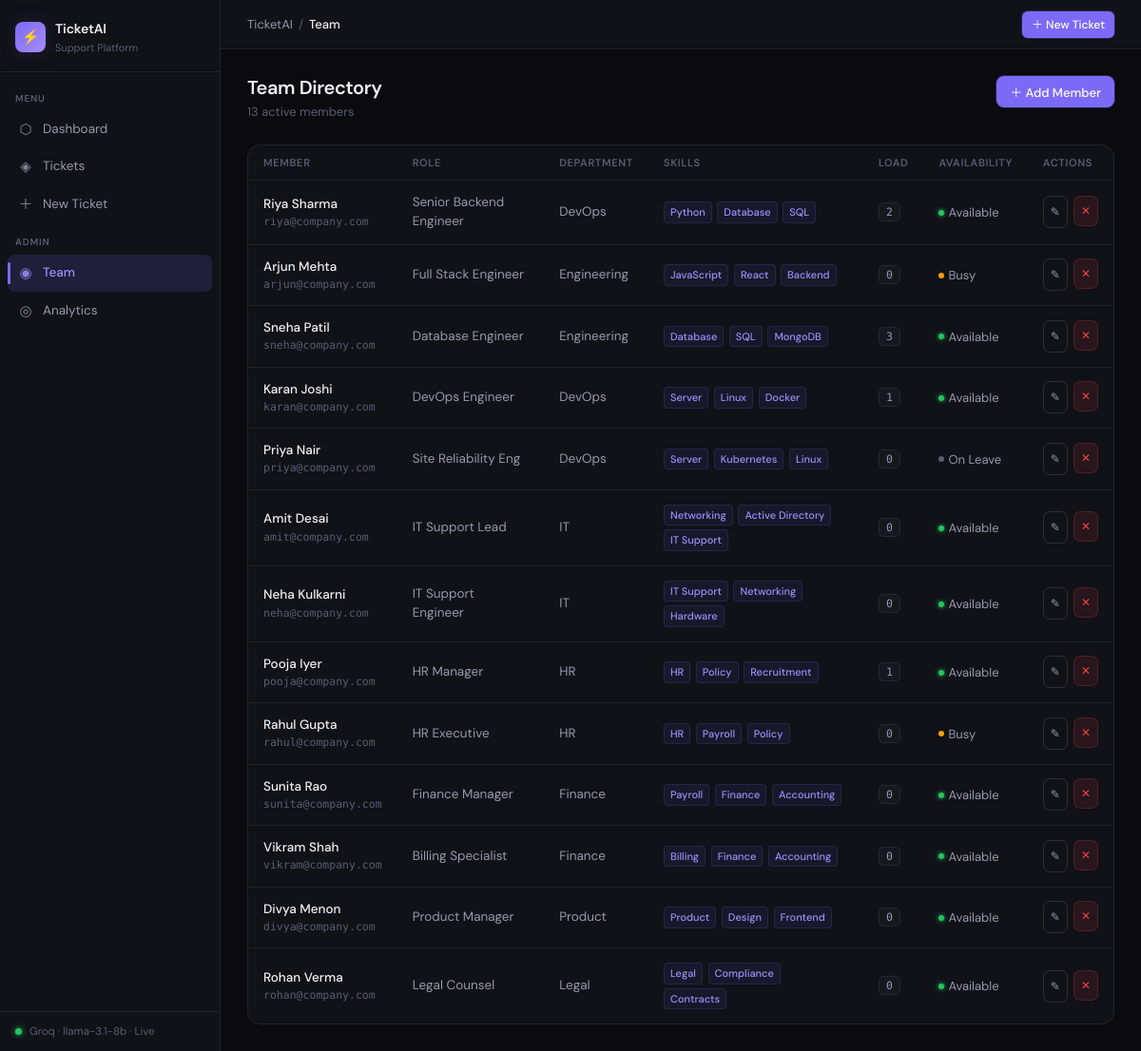
The page /employees on the database its author committed.
### app/models.py (models this page shows)
class Employee(Base):
    __tablename__ = "employees"
    id = Column(Integer, primary_key=True, index=True)
    name = Column(String(100), nullable=False)
    email = Column(String(150), unique=True, nullable=False)
    role = Column(String(100), nullable=False)
    department_id = Column(Integer, ForeignKey("departments.id"), nullable=False)
    skill_tags = Column(Text, default="")        # comma-separated: "Python,Database,Networking"
    avg_resolution_time = Column(Float, default=0.0)  # in hours
    current_ticket_load = Column(Integer, default=0)
    availability = Column(String(20), default="Available")
    is_active = Column(Boolean, default=True)
    created_at = Column(DateTime(timezone=True), server_default=func.now())
    updated_at = Column(DateTime(timezone=True), onupdate=func.now())
    department = relationship("Department", back_populates="employees")
    assigned_tickets = relationship("Ticket", back_populates="assignee")

class Department(Base):
    __tablename__ = "departments"
    id = Column(Integer, primary_key=True, index=True)
    name = Column(String(100), unique=True, nullable=False)
    description = Column(Text, nullable=True)
    created_at = Column(DateTime(timezone=True), server_default=func.now())
    employees = relationship("Employee", back_populates="department")
    tickets = relationship("Ticket", back_populates="department")

### app/main.py (the view)
@app.get("/employees", response_class=HTMLResponse)
def employees_page(
    request: Request,
    flash: str = "",
    db: Session = Depends(get_db)
):
    employees   = db.query(models.Employee).filter_by(is_active=True).all()
    departments = db.query(models.Department).all()
    dept_map    = {d.id: d.name for d in departments}
    return templates.TemplateResponse("employees.html", {
        "request":       request,
        "active":        "employees",
        "employees":     employees,
        "departments":   departments,
        "dept_map":      dept_map,
        "flash_success": flash,
    })

### templates/employees.html (shortened to what this page needs)
{% extends "base.html" %}
{% block breadcrumb %}Team{% endblock %}
{% block content %}
<div class="page-head">
  <div>
    <div class="page-head-title">Team Directory</div>
    <div class="page-head-sub">{{ employees|length }} active member{% if employees|length != 1 %}s{% endif %}</div>
  </div>
  <button class="btn btn-primary" onclick="openModal('add-modal')">＋ Add Member</button>
</div>
<div class="card">
  <div class="table-outer">
    <table>
      <thead>
        <tr>
          <th>Member</th><th>Role</th><th>Department</th>
          <th>Skills</th><th>Load</th><th>Availability</th><th>Actions</th>
        </tr>
      </thead>
      <tbody>
        {% for emp in employees %}
        <tr>
          <td>
            <div style="font-weight:500;color:var(--text-1);">{{ emp.name }}</div>
            <div style="font-size:11.5px;font-family:var(--mono);color:var(--text-3);">{{ emp.email }}</div>
          </td>
          <td class="td-muted">{{ emp.role }}</td>
          <td class="td-muted">{{ dept_map.get(emp.department_id, '—') }}</td>
          <td>
            {% for skill in emp.skill_tags.split(',')[:3] if skill.strip() %}
              <span class="skill-chip">{{ skill.strip() }}</span>
            {% endfor %}
          </td>
          <td>
            <span class="load-chip {{ 'load-high' if emp.current_ticket_load > 5 else 'load-ok' }}">
              {{ emp.current_ticket_load }}
            </span>
          </td>
          <td>
            <span class="avail-dot avail-{{ emp.availability.lower().replace(' ','_') }}" style="font-size:13px;color:var(--text-2);">
              {{ emp.availability }}
            </span>
          </td>
          <td>
            <div style="display:flex;gap:6px;">
              <a href="/employees/{{ emp.id }}/edit" class="btn btn-ghost btn-icon btn-sm" title="Edit">✎</a>
              <form method="POST" action="/employees/{{ emp.id }}/deactivate"
                onsubmit="return confirmAction('Remove {{ emp.name }} from team?')">
                <button type="submit" class="btn btn-danger btn-icon btn-sm" title="Remove">✕</button>
              </form>
            </div>
          </td>
        </tr>
        {% endfor %}
      </tbody>
    </table>
  </div>
</div>
{% endblock %}

### static/css/style.css (style rules this page uses)
:root { --bg: #0a0a0f; --bg-2: #111118; --bg-3: #17171f; --bg-4: #1e1e28; --border: rgba(255,255,255,0.07); --border-2: rgba(255,255,255,0.12); --text-1: #f0f0f5; --text-2: #9898ad; --text-3: #5c5c72; --accent: #7c6af7; --accent-2: #9d8ff9; --accent-glow: rgba(124,106,247,0.15); --green: #22c55e; --green-bg: rgba(34,197,94,0.1); --amber: #f59e0b; --amber-bg: rgba(245,158,11,0.1); --red: #ef4444; --red-bg: rgba(239,68,68,0.1); --blue: #3b82f6; --blue-bg: rgba(59,130,246,0.1); --radius: 10px; --radius-lg: 14px; --sidebar-w: 232px; --font: 'DM Sans', sans-serif; --mono: 'DM Mono', monospace; }
*, *::before, *::after { box-sizing: border-box; margin: 0; padding: 0; }
html { scroll-behavior: smooth; }
body { font-family: var(--font); background: var(--bg); color: var(--text-1); min-height: 100vh; display: flex; -webkit-font-smoothing: antialiased; font-size: 14px; line-height: 1.5; }
.page-head { display: flex; justify-content: space-between; align-items: flex-start; margin-bottom: 24px; }
.page-head-title { font-size: 20px; font-weight: 600; color: var(--text-1); letter-spacing: -0.02em; line-height: 1.2; }
.page-head-sub { font-size: 13px; color: var(--text-3); margin-top: 4px; font-weight: 400; }
.card { background: var(--bg-2); border: 1px solid var(--border); border-radius: var(--radius-lg); overflow: hidden; }
.btn { display: inline-flex; align-items: center; gap: 6px; padding: 7px 14px; border-radius: 8px; font-size: 13px; font-weight: 500; cursor: pointer; border: none; text-decoration: none; transition: all 0.15s ease; font-family: var(--font); white-space: nowrap; }
.btn-primary { background: var(--accent); color: #fff; box-shadow: 0 1px 2px rgba(0,0,0,0.3), 0 0 0 1px rgba(124,106,247,0.3); }
.btn-ghost { background: transparent; color: var(--text-2); border: 1px solid var(--border-2); }
.btn-danger { background: var(--red-bg); color: var(--red); border: 1px solid rgba(239,68,68,0.2); }
.btn-sm { padding: 5px 10px; font-size: 12px; border-radius: 6px; }
.btn-icon { padding: 7px; border-radius: 7px; }
.table-outer { overflow-x: auto; }
table { width: 100%; border-collapse: collapse; }
thead tr { border-bottom: 1px solid var(--border); }
thead th { padding: 10px 16px; text-align: left; font-size: 11px; font-weight: 600; letter-spacing: 0.06em; text-transform: uppercase; color: var(--text-3); white-space: nowrap; background: var(--bg-2); }
tbody tr { border-bottom: 1px solid var(--border); transition: background 0.1s; }
tbody tr:last-child { border-bottom: none; }
tbody td { padding: 13px 16px; font-size: 13.5px; color: var(--text-1); vertical-align: middle; }
.td-muted { color: var(--text-2) !important; }
.avail-dot { display: inline-flex; align-items: center; gap: 4px; font-size: 11.5px; }
.avail-dot::before { content: ''; width: 6px; height: 6px; border-radius: 50%; display: inline-block; }
.avail-available::before { background: var(--green); box-shadow: 0 0 5px var(--green); }
.avail-busy::before { background: var(--amber); }
.avail-on_leave::before { background: var(--text-3); }
.skill-chip { display: inline-block; background: rgba(124,106,247,0.08); color: var(--accent-2); border: 1px solid rgba(124,106,247,0.15); border-radius: 4px; padding: 2px 6px; font-size: 11px; font-weight: 500; margin: 2px 2px 2px 0; }
.load-chip { font-family: var(--mono); font-size: 11.5px; padding: 2px 7px; border-radius: 5px; }
.load-ok { background: var(--bg-3); color: var(--text-2); border: 1px solid var(--border); }

### rows shown on the page
Employee: name "Riya Sharma", email "riya@company.com", role "Senior Backend Engineer", strip "Python" "Database" "SQL", current_ticket_load "2", availability "Available"
Department: get "DevOps"
Employee: name "Arjun Mehta", email "arjun@company.com", role "Full Stack Engineer", strip "JavaScript" "React" "Backend", current_ticket_load "0", availability "Busy"
Department: get "Engineering"
Employee: name "Sneha Patil", email "sneha@company.com", role "Database Engineer", strip "Database" "SQL" "MongoDB", current_ticket_load "3", availability "Available"
Employee: name "Karan Joshi", email "karan@company.com", role "DevOps Engineer", strip "Server" "Linux" "Docker", current_ticket_load "1", availability "Available"
Employee: name "Priya Nair", email "priya@company.com", role "Site Reliability Eng", strip "Server" "Kubernetes" "Linux", current_ticket_load "0", availability "On Leave"
Employee: name "Amit Desai", email "amit@company.com", role "IT Support Lead", strip "Networking" "Active Directory" "IT Support", current_ticket_load "0", availability "Available"
Department: get "IT"
Employee: name "Neha Kulkarni", email "neha@company.com", role "IT Support Engineer", strip "IT Support" "Networking" "Hardware", current_ticket_load "0", availability "Available"
Employee: name "Pooja Iyer", email "pooja@company.com", role "HR Manager", strip "HR" "Policy" "Recruitment", current_ticket_load "1", availability "Available"
Department: get "HR"
Employee: name "Rahul Gupta", email "rahul@company.com", role "HR Executive", strip "HR" "Payroll" "Policy", current_ticket_load "0", availability "Busy"
Employee: name "Sunita Rao", email "sunita@company.com", role "Finance Manager", strip "Payroll" "Finance" "Accounting", current_ticket_load "0", availability "Available"
Department: get "Finance"
Employee: name "Vikram Shah", email "vikram@company.com", role "Billing Specialist", strip "Billing" "Finance" "Accounting", current_ticket_load "0", availability "Available"
Employee: name "Divya Menon", email "divya@company.com", role "Product Manager", strip "Product" "Design" "Frontend", current_ticket_load "0", availability "Available"
Department: get "Product"
Employee: name "Rohan Verma", email "rohan@company.com", role "Legal Counsel", strip "Legal" "Compliance" "Contracts", current_ticket_load "0", availability "Available"
Department: get "Legal"

### other values the page prints
{{ employees|length }} "13"
